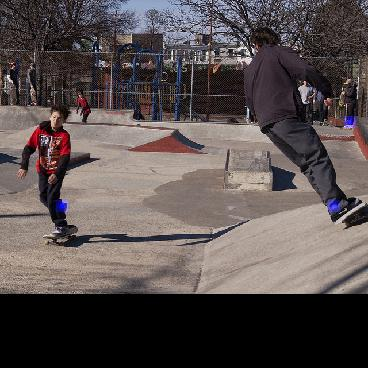
#> input picture realtime_multi_person_coco_without_save/tools/test_out_img/0.jpg, 368 x 368 px, given in place of 17.jpg, which was not available
$ python NMS.py
#> lines starting #> are read from the running program, lines starting #| are printed output that depends on the picture; after the words box and inside, x2 and y2 are one past the last pixel; in counts of white or black regions, pixels touching at a corner belong together; pictures that were not available may be replaced by others from this repository, and a replacement may not be noted
# -*- coding: utf-8 -*-
"""
Created on Wed Apr 11 22:55:45 2018

@author: lsjws2008
"""

from PIL import Image
import numpy as np
from itertools import permutations

def com_loc(cf_map):
    cf = np.copy(cf_map)
    cp = []
    while np.amax(cf) > 0:
        center_point = np.argwhere(cf == np.amax(cf))
        #print(cf.shape)
        cp.append(center_point)
        rd = 1
        if len(center_point.shape) != 2:
            center_point = np.reshape(center_point(1,2))
        #for point in range(center_point.shape(0)):
        #    cf[center_point[point, 0], center_point[point, 1]]
        cf[center_point[:,0],center_point[:,1]] = 0
        round_rect = list(permutations(list(range(-rd, rd+1)), 2))
        round_rect.append((-rd, -rd))
        round_rect.append((rd, rd))
        rect = []
        for point in range(center_point.shape[0]):
            rect.append(np.array([center_point[point, 0], center_point[point, 1]]) + np.array(round_rect))
        rects = np.concatenate(np.array(rect), 0)
        rects[:, 0] = np.clip(rects[:, 0], 0, cf.shape[0]-1)
        rects[:, 1] = np.clip(rects[:, 1], 0, cf.shape[1]-1)

        while center_point.shape[0] != 0:
            #print(np.amax(rects[:, 0]),np.amax(rects[:, 1]))
            cf[rects[:, 0],rects[:, 1]] = 0
            rd+=1
            round_rect = list(permutations(list(range(-rd, rd+1)), 2))
            round_rect.append((-rd, -rd))
            round_rect.append((rd, rd))
            rect = []
            point = center_point.shape[0]-1
            while point >= 0:
                p_rou = center_point[point].reshape([1,2])
                p_rect = p_rou + np.array(round_rect)
                p_rect[:, 0] = np.clip(p_rect[:, 0], 0, cf.shape[0]-1)
                p_rect[:, 1] = np.clip(p_rect[:, 1], 0, cf.shape[1]-1)
                #print(np.amax(p_rect[:, 0]), np.amax(p_rect[:, 1]))
                if np.amax(cf[p_rect[:, 0], p_rect[:, 1]]) == 0:

                    center_point = np.delete(center_point, point, axis=0)
                    point-=1
                else:
                    rect.append(p_rect)
                point -= 1
            if rect == []:
                break
            rects = np.concatenate(np.array(rect), 0)
    # print(len(cp))
    if len(cp) != 0:
        return np.concatenate(cp, 0)
    else:
        return cp
if __name__ == "__main__":
    root_path = "C:/Users/lsjws2008/Desktop/test_out_img/"
    np.set_printoptions(threshold=np.nan)
    for i in range(17, 33):
        img = Image.open(root_path+str(i)+".jpg")
#> img is the input picture: PIL image 368x368 RGB; mean R, G, B 88.5, 79.4, 78.6
        confidence_map = np.transpose(np.array(img)[:,:,0], [1, 0])
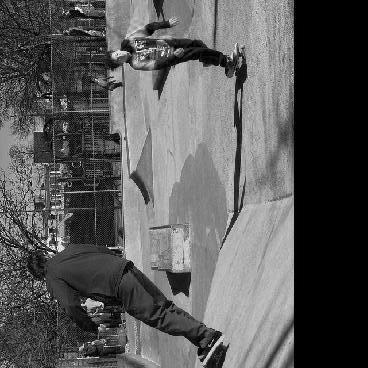
#> confidence_map: shape (368, 368); min 0, max 255, mean 88.5
        confidence_map[confidence_map<170] = 0
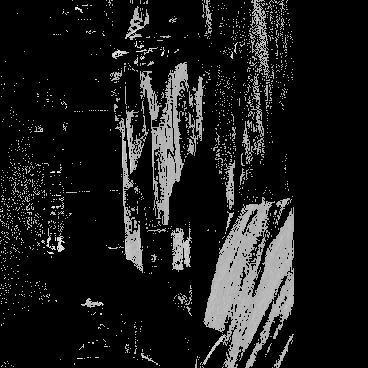
#> confidence_map: shape (368, 368); min 0, max 255, mean 26.8
        print(com_loc(confidence_map).shape)
#> the loop in com_loc, `while np.amax(cf) > 0:` made 4 passes
#> after the loop in com_loc, `while np.amax(cf) > 0:`: cf: shape (368, 368); 14.84% of pixels changed, all inside (x1, y1, x2, y2) = (0, 0, 294, 368)
#> after the loop in com_loc, `while np.amax(cf) > 0:`: cp = 4 items
#| (31, 2)
#> pass 2 of the loop `for i in range(17, 33):`:
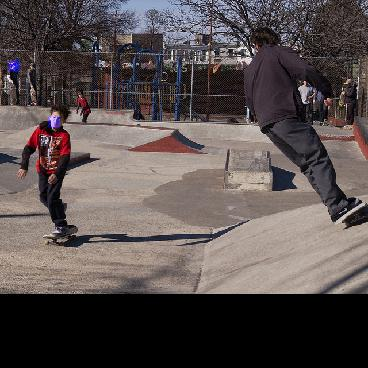
#> input picture realtime_multi_person_coco_without_save/tools/test_out_img/1.jpg, 368 x 368 px, given in place of 18.jpg, which was not available
#> img is the input picture: PIL image 368x368 RGB; mean R, G, B 88.5, 79.4, 78.4
#> `confidence_map = np.transpose(np.array(img)[:,:,0], [1, 0])`:
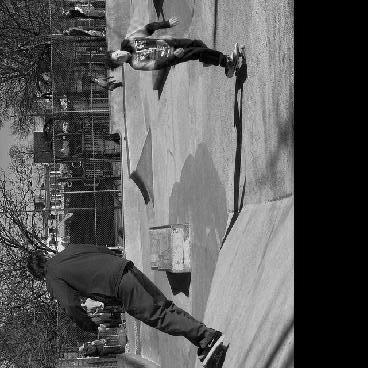
#> confidence_map: shape (368, 368); min 0, max 255, mean 88.5
#> `confidence_map[confidence_map<170] = 0`:
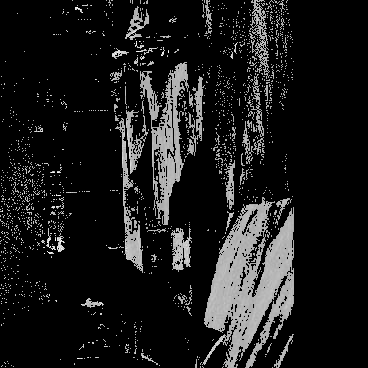
#> confidence_map: shape (368, 368); min 0, max 255, mean 26.8
#> the loop in com_loc (call 2), `while np.amax(cf) > 0:` made 5 passes
#| (30, 2)
#> (the run stopped early here; a loop or call above may not have finished)
